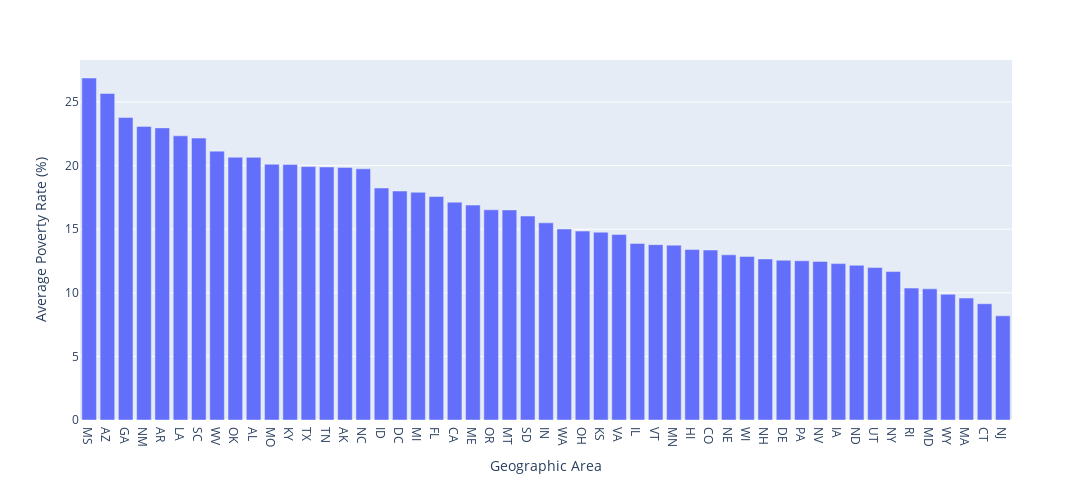

Here is the notebook cell this chart was saved with:
### Code cell
grouped_poverty.sort_values(by="poverty_rate", ascending=False, inplace=True)
bar = px.bar(x=grouped_poverty['Geographic Area'], y=grouped_poverty['poverty_rate'])
bar.update_layout(
    xaxis_title="Geographic Area",
    yaxis_title="Average Poverty Rate (%)",
    width=1120,
    height=500
)

bar.show()

### Figure 1 — Plotly figure (JSON) as saved in the notebook; plotly's stock layout.template omitted (floating-point values rounded to 4 significant figures)
{"data": [{"alignmentgroup": "True", "hovertemplate": "x=%{x}<br>y=%{y}<extra></extra>", "legendgroup": "", "marker": {"color": "#636efa", "pattern": {"shape": ""}}, "name": "", "offsetgroup": "", "orientation": "v", "showlegend": false, "textposition": "auto", "type": "bar", "x": ["MS", "AZ", "GA", "NM", "AR", "LA", "SC", "WV", "OK", "AL", "MO", "KY", "TX", "TN", "AK", "NC", "ID", "DC", "MI", "FL", "CA", "ME", "OR", "MT", "SD", "IN", "WA", "OH", "KS", "VA", "IL", "VT", "MN", "HI", "CO", "NE", "WI", "NH", "DE", "PA", "NV", "IA", "ND", "UT", "NY", "RI", "MD", "WY", "MA", "CT", "NJ"], "xaxis": "x", "y": [26.88, 25.67, 23.78, 23.08, 22.96, 22.34, 22.16, 21.13, 20.66, 20.65, 20.11, 20.08, 19.92, 19.89, 19.85, 19.75, 18.24, 18, 17.9, 17.57, 17.12, 16.89, 16.52, 16.51, 16.03, 15.5, 15.02, 14.85, 14.76, 14.59, 13.88, 13.79, 13.75, 13.4, 13.36, 12.98, 12.86, 12.66, 12.56, 12.52, 12.47, 12.29, 12.16, 11.98, 11.67, 10.37, 10.31, 9.888, 9.585, 9.137, 8.191], "yaxis": "y"}], "layout": {"barmode": "relative", "height": 500, "legend": {"tracegroupgap": 0}, "margin": {"t": 60}, "width": 1120, "xaxis": {"anchor": "y", "autorange": true, "domain": [0, 1], "range": [-0.5, 50.5], "title": {"text": "Geographic Area"}, "type": "category"}, "yaxis": {"anchor": "x", "autorange": true, "domain": [0, 1], "range": [0, 28.3], "title": {"text": "Average Poverty Rate (%)"}, "type": "linear"}}}
